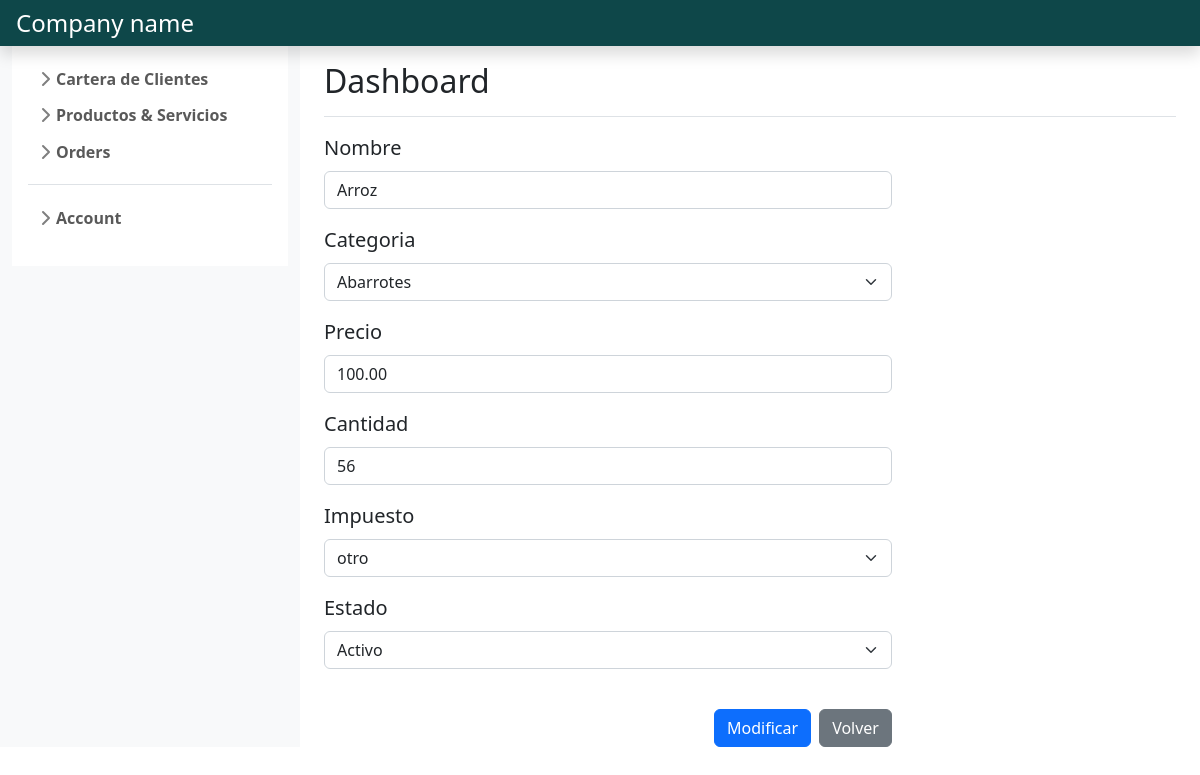
The page /product_and_services/gestion_productos/modificar_producto/11/ (signed in) on the database its author committed.
### product_services_management/models.py (models this page shows)
class Producto(models.Model):
    codigo= models.OneToOneField(Item, on_delete=models.CASCADE)
    nombre= models.CharField(max_length=50)
    categoria= models.ForeignKey(Categoria, on_delete= models.CASCADE)
    precio= models.DecimalField(max_digits=12, decimal_places=2)
    cantidad= models.IntegerField()

class Item(models.Model):
    impuesto= models.ForeignKey(Impuesto, on_delete=models.CASCADE)
    estado= models.BooleanField(default=True)
    creado= models.DateTimeField(auto_now_add=True)
    actualizado= models.DateTimeField(auto_now=True)

### product_services_management/views.py (the view, shortened to what this page needs)
# urls.py: path('gestion_productos/modificar_producto/<int:iditem>/', views.modificar_producto, name='modificar producto'),
@login_required
def modificar_producto(request, iditem):
    if request.method == 'GET':
        item= get_object_or_404(Item, pk= iditem)
        producto=  get_object_or_404(Producto, codigo= item)
        formmodificaritem= FormModificarItem(instance= item)
        formproducto= FormProducto(instance= producto)
        return render(request, 'formulario_modificar_producto.html',
        {'formitem': formmodificaritem,
        'formproducto': formproducto}
        )

### product_services_management/forms.py
class FormModificarItem(forms.ModelForm):
    class Meta:
        model= Item
        fields= ['impuesto', 'estado']
        widgets= {'impuesto':forms.Select(attrs={'class':'form-select'}),
                  'estado':forms.Select(attrs={'class':'form-select'}, choices=[(False, 'Inactivo'), (True, 'Activo')])
                }

class FormProducto(forms.ModelForm):
    class Meta:
        model = Producto
        fields = ['nombre', 'categoria', 'precio', 'cantidad']
        widgets= {'nombre': forms.TextInput(attrs={'class':'form-control', 'placeholder':'Escriba el nombre del producto.'}),
                  'precio': forms.NumberInput(attrs={'class':'form-control', 'placeholder':'Introduzca el precio del producto.'}),
                  'categoria': forms.Select(attrs={'class':'form-select'}),
                  'cantidad': forms.NumberInput(attrs={'class':'form-control', 'placeholder':'Introduzca la cantidad del producto.'}),
                }

### product_services_management/models.py (called while the page is built)
    def __str__(self):
        return self.nombre

    def __str__(self):
        return self.nombre

### product_services_management/templates/formulario_modificar_producto.html (shortened to what this page needs)
{% extends 'base.html' %}
{% block content %}
<form method="post" id="form_servicio" class="needs-validation" novalidate>
    {% for field in formproducto %}
        <div class="mb-3 gy-2">
            <div class="col-sm-8 ">
                <label for="{{ field.name }}" class="form-label fs-5">{{field.label}}</label>
                {{field}}
            </div>
        </div>
    {% endfor %}
    {% for field in formitem %}
      <div class="mb-3 gy-2">
          <div class="col-sm-8 ">
              <label for="{{ field.name }}" class="form-label fs-5">{{field.label}}</label>
              {{field}}
          </div>
      </div>
    {% endfor %}
</form>
<br>
<div class="d-grid col-sm-8 gap-2 d-md-flex justify-content-md-end">
    <button type="button" class="btn btn-primary" data-bs-toggle="modal" data-bs-target="#exampleModal">
        Modificar
    </button>
    <a class="btn btn-secondary" href="{% url 'gestion productos' %}">Volver</a>
</div>
{% endblock %}

### main/static/style/css/sidebars.css (style rules this page uses)
body { min-height: 100vh; min-height: -webkit-fill-available; }
html { height: -webkit-fill-available; }

### rows shown on the page
Producto: formproducto "Arroz" "Abarrotes" "100.00" "56"
Item: formitem "otro" "Activo"

### other values the page prints
{{ field.label }} "Nombre" "Categoria" "Precio" "Cantidad"
{{ field.label }} "Impuesto" "Estado"
